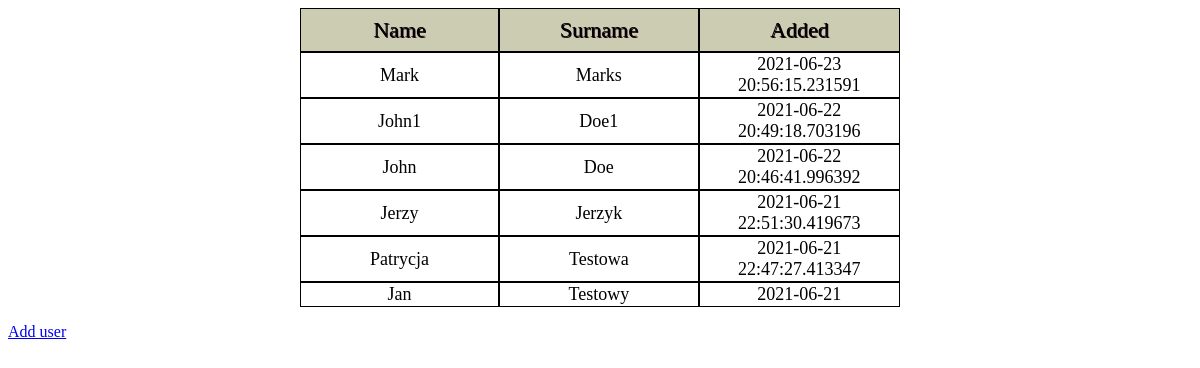
/users, run on an earlier commit of the app's database.
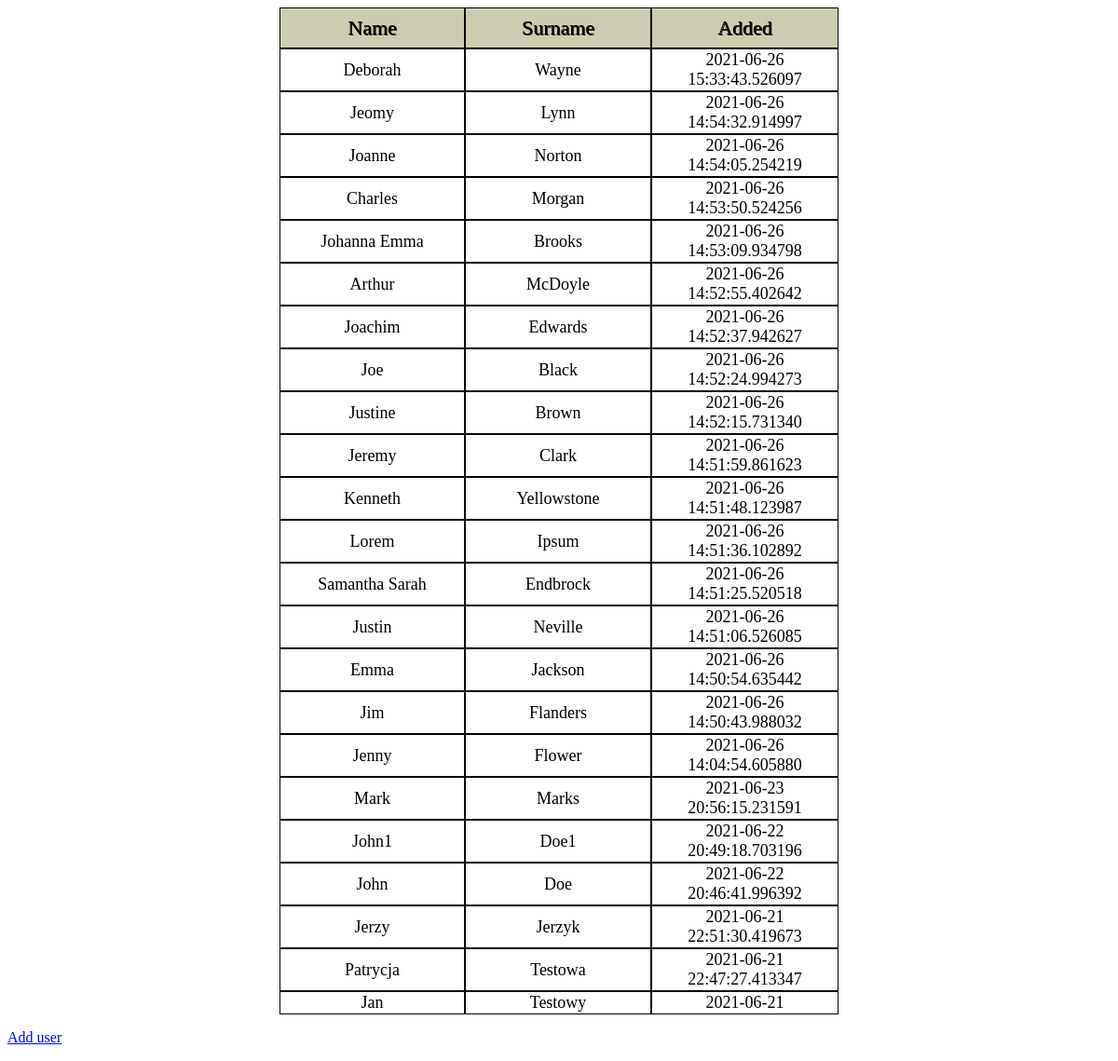
And on a later commit of the database.
### tables this page shows
CREATE TABLE users (
  id INTEGER PRIMARY KEY AUTOINCREMENT,
  name TEXT UNIQUE NOT NULL,
  surname TEXT UNIQUE NOT NULL,
  data_dodania datetime NOT NULL
);

### main.py (the view, shortened to what this page needs)
@app.route('/users', methods=['GET', 'POST'])
def users():
    error=None
    db = get_db()
    kursor = db.execute('SELECT * FROM users ORDER BY data_dodania DESC;')
    users = kursor.fetchall()  #fetchall zwraca dane w formie listy
    return render_template('user.html', users=users, error=error)

### main.py (called while the page is built)
def get_db():
    if not g.get('db'):  # jezeli brak połączenia to je tworzymy
        conn = sqlite3.connect(app.config['DATABASE'])
        conn.row_factory = sqlite3.Row
        g.db = conn  # zapisujemy połączenie w kontekście aplikacji
    return g.db  # zwracamy połączenie z bazą

### templates/user.html (shortened to what this page needs)
<!DOCTYPE html>
<html lang="en">
<head>
    <link rel="stylesheet" href="static/style.css">
</head>
<body>
    <table class="user-table">
    <tr>
        <td class="first-row">Name</td>
        <td class="first-row">Surname</td>
        <td class="first-row">Added</td>
    </tr>
        {% for user in users %}
            <tr>
                 <td> {{user.name}}</td>
                <td>  {{user.surname}}</td>
                <td>{{user.data_dodania}}</td>
            </tr>
            {% endfor %}
        </table>
    <p><a href="{{url_for('index')}}">Add user</a></p>
</body>
</html>

### static/style.css (style rules this page uses)
td { border: 1px solid black; width: 200px; height: 20px; font-size: 18px; text-align: center; }
.user-table { width: 600px; display: block; margin-left: auto; margin-right: auto; border-spacing: 0px; }
.first-row { height: 40px; font: 22px solid black; text-shadow: 1px 1px #1a000d; background-color: #ccccb3; }

What changed in the data, as far as the page shows it:
added users: name "Deborah", surname "Wayne", data_dodania "2021-06-26 15:33:43.526097"
added users: name "Jeomy", surname "Lynn", data_dodania "2021-06-26 14:54:32.914997"
added users: name "Joanne", surname "Norton", data_dodania "2021-06-26 14:54:05.254219"
added users: name "Charles", surname "Morgan", data_dodania "2021-06-26 14:53:50.524256"
added users: name "Johanna Emma", surname "Brooks", data_dodania "2021-06-26 14:53:09.934798"
added users: name "Arthur", surname "McDoyle", data_dodania "2021-06-26 14:52:55.402642"
added users: name "Joachim", surname "Edwards", data_dodania "2021-06-26 14:52:37.942627"
added users: name "Joe", surname "Black", data_dodania "2021-06-26 14:52:24.994273"
added users: name "Justine", surname "Brown", data_dodania "2021-06-26 14:52:15.731340"
added users: name "Jeremy", surname "Clark", data_dodania "2021-06-26 14:51:59.861623"
added users: name "Kenneth", surname "Yellowstone", data_dodania "2021-06-26 14:51:48.123987"
added users: name "Lorem", surname "Ipsum", data_dodania "2021-06-26 14:51:36.102892"
added users: name "Samantha Sarah", surname "Endbrock", data_dodania "2021-06-26 14:51:25.520518"
added users: name "Justin", surname "Neville", data_dodania "2021-06-26 14:51:06.526085"
added users: name "Emma", surname "Jackson", data_dodania "2021-06-26 14:50:54.635442"
added users: name "Jim", surname "Flanders", data_dodania "2021-06-26 14:50:43.988032"
added users: name "Jenny", surname "Flower", data_dodania "2021-06-26 14:04:54.605880"
